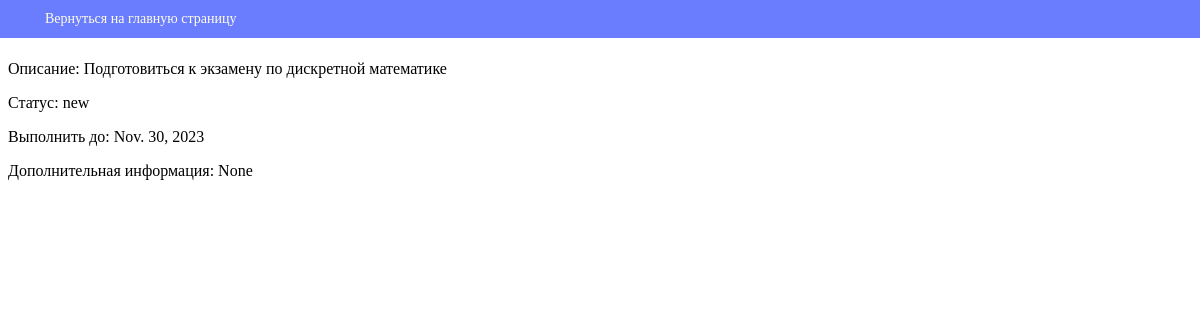
/task/1, run on the app's committed database.
### to_do_list_app/models.py (models this page shows, shortened)
class ToDoList (models.Model):
    description = models.TextField(max_length=3000, null=False, blank=False, verbose_name='Описание')
    status = models.TextField(max_length=20, null=False, blank=False, default='New', verbose_name='Статус')
    date = models.DateField(null=True, verbose_name='Дата')
    detailed_desc = models.TextField(max_length=2000, default='', verbose_name='Подробное описание')

### to_do_list_app/views.py (the view)
# urls.py: path('task/<int:pk>', to_do_list_app_views.render_detailed, name='detailed')
def render_detailed(request, pk):
    task = ToDoList.objects.get(pk=pk)
    return render(request, 'detailed.html', {'task': task})

### templates/detailed.html
{% extends 'base.html' %}
{% block content %}
    <p>Описание: {{ task.description }}</p>
    <p>Статус: {{ task.status }}</p>
    <p>Выполнить до: {{ task.date }}</p>
    <p>Дополнительная информация: {{ task.detailed_desc }}</p>
{% endblock %}

### to_do_list_app/static/css/style.css (style rules this page uses)
body { margin-top: 60px; }

### data on the page
ToDoList: description "Подготовиться к экзамену по дискретной математике", status "new", date "Nov. 30, 2023", detailed_desc "None"
